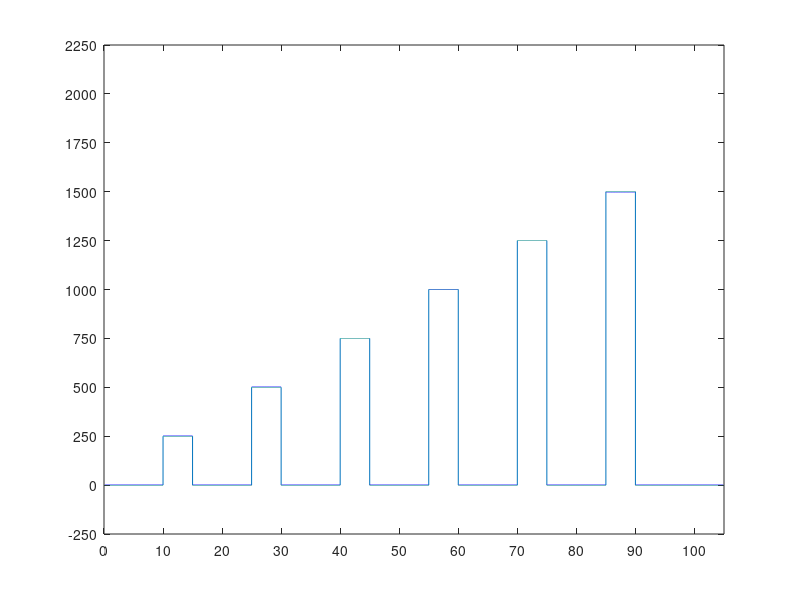

MATLAB code for this plot: (Note: this script raises an error after producing the figure.)
clc
clear all

%Initial Notes...
%   ~12 min to heat up 

%% Desired Values (INPUT HERE)

inputRPM = 1500;    %Speed of 
torqueInc = 250;    %Amount to increment torque each loop
flowRPM = 1750;     %flow rate rpm (50% - 11 L/min and 1750 rpm)
maxTorque = 1500;

% Time variables:
%equil = 55; % equilibrium point for valve openeing [%]
heatTime = 10; %time to heat-up [min]
coolDownTime = 5; % time to cooldown [min]
sampleRate = .1; % desired rate for sending reference [sec]
startTime = 10; % when to start the square wave[min]
period = 10; % period of increment [min]

loadTime = 5;
equilTime = 10;
period = loadTime + equilTime;

%% Conversions (min --> sec)

heatTime = heatTime*60/sampleRate; %sec
startTime = startTime*60/sampleRate;
coolDownTime = coolDownTime*60/sampleRate;

loadTime = loadTime*60/sampleRate;
equilTime = equilTime*60/sampleRate;
period = period*60/sampleRate;

%% Setting up sim time

counterMax = maxTorque/torqueInc;

totalTime = (startTime+coolDownTime+(period*counterMax))*sampleRate; %[sec]

time = 0:sampleRate:totalTime;

%% Generating reference 

for i=1:size(time,2)
    if i <= heatTime
        torque(i) = 0;
    elseif i >= (startTime + counterMax*period + 1)
        torque(i) = 0;
    else
        torque(i) = 0;
    end
end

for n = 0:counterMax-1
    for i = (startTime + period*n):(startTime + (period*(n+1))+1)
        if i < (startTime + period*(n+1) - equilTime)
            torque(i) = torqueInc*(n+1);
        else
            torque(i) = 0;
        end
    end
end

figure(1)
clf 
plot(time./60, torque, 'DisplayName', 'Torque Load [Nm]')
%plot(time, inputRPM )
yticks([-250:250:2250]);
ylim([-250 2250]);
xticks([0:10:totalTime/60])
xlim([0 totalTime/60]);
%xlim([0 totalTime])
yline(inputRPM , '--r', 'DisplayName', 'Gearbox RPM')
yline(flowRPM , '--m', 'DisplayName', 'Oil Pump RPM (~11 L/min)')
title('Controller Test - Torque Disturbance')
xlabel('Time [min]')
ylabel('Torque and RPM')
legend()
%m = [time; torque]';
%writematrix(m, 'systemID_ReferenceInput.csv');
